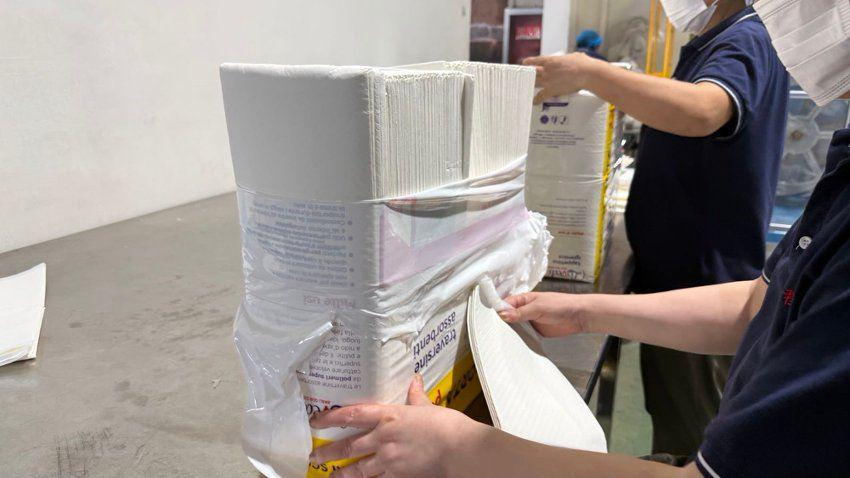
#> input picture work/current_media/ID_0391BD4748B749708AA50D6D74E576DC.jpeg, 850 x 478 px, found by its file name; its folder holds 4 pictures in this run
$ python later_contact.py
#> lines starting #> are read from the running program, lines starting #| are printed output that depends on the picture
from pathlib import Path
import json, re
from PIL import Image, ImageDraw, ImageFont
OUT=Path(r'C:\Users\Administrator\Documents\独立站修改\work\current_media')
rows=json.loads(Path(r'C:\Users\Administrator\Documents\独立站修改\work\current_rows.json').read_text(encoding='utf-8'))
#> (reads work/current_rows.json from the repository)
items=[]; seen=set()
for row in rows[196:]:
    for col in ['photo','current']:
        v=row.get(col)
        if not isinstance(v,str): continue
        m=re.search(r'ID_([A-F0-9]+)',v)
        if not m: continue
        image_id='ID_'+m.group(1)
        if image_id in seen or not (OUT/f'{image_id}.jpeg').exists(): continue
        seen.add(image_id); items.append({'row':row['row'],'col':col,'id':image_id,'desc':row['desc']})
font=ImageFont.load_default(); cols=4; tw=300; th=200; lh=42
sheet=Image.new('RGB',(cols*tw,((len(items)+cols-1)//cols)*(th+lh)),'white'); draw=ImageDraw.Draw(sheet)
#> after `sheet = Image.new('RGB', (cols * tw, (len(items) + cols - 1) // cols *`: sheet: PIL image 1200x242 RGB; every value is 255
for i,s in enumerate(items):
    rr,cc=divmod(i,cols); x,y=cc*tw,rr*(th+lh)
    im=Image.open(OUT/f"{s['id']}.jpeg").convert('RGB'); im.thumbnail((tw-8,th-8)); tile=Image.new('RGB',(tw-8,th-8),'#eee'); tile.paste(im,((tw-8-im.width)//2,(th-8-im.height)//2)); sheet.paste(tile,(x+4,y+4)); draw.text((x+4,y+th+3),f"r{s['row']} {s['col']} {s['id'][-6:]}",fill='black',font=font)
#> further down, im is the input picture: PIL image 850x478 RGB; mean R, G, B 151.3, 143.4, 139.1
#> after `tile = Image.new('RGB', (tw - 8, th - 8), '#eee')`: tile: PIL image 292x192 RGB; every value is 238
#> after `tile.paste(im, ((tw - 8 - im.width) // 2, (th - 8 - im.height) // 2))`:
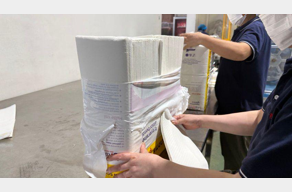
#> tile: PIL image 292x192 RGB; mean R, G, B 163.9, 157.2, 153.6
#> after `sheet.paste(tile, (x + 4, y + 4))`:
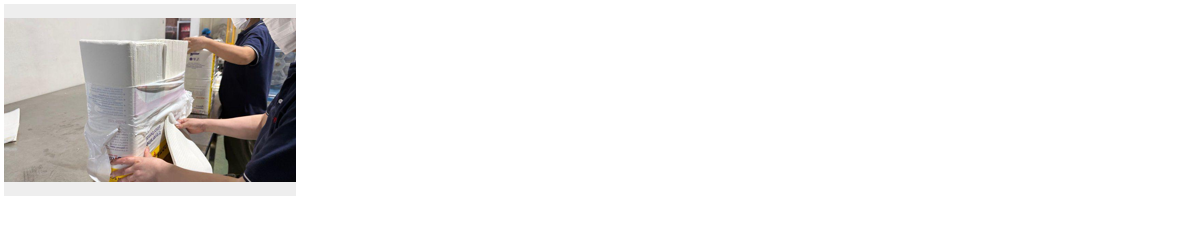
#> sheet: PIL image 1200x242 RGB; mean R, G, B 237.4, 236.1, 235.4
sheet.save(OUT/'later_contact.jpg',quality=88)
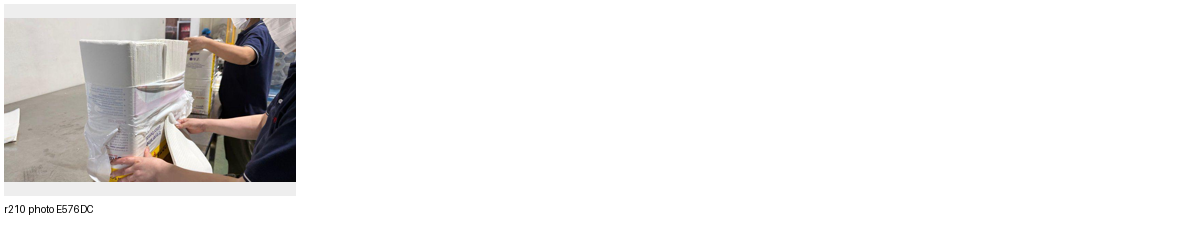
#> saved as later_contact.jpg: PIL image 1200x242 RGB; mean R, G, B 237.2, 235.9, 235.2
print('items',len(items))
